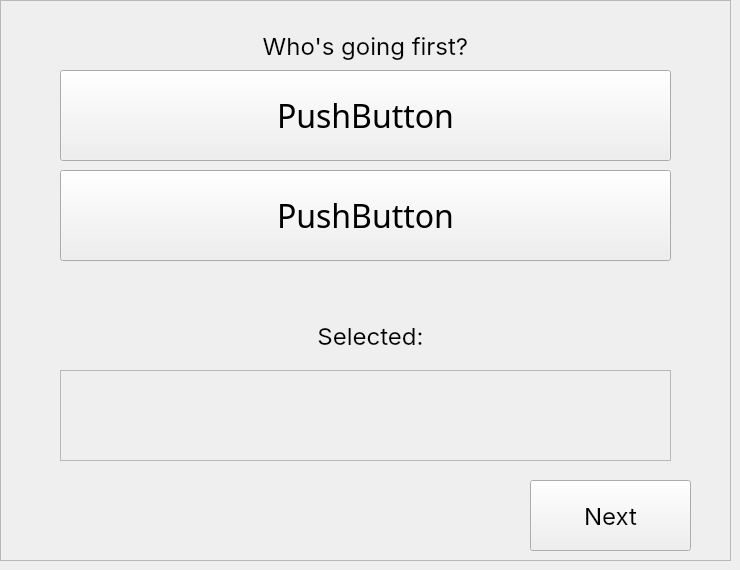
    <widget class="QWidget" name="playerGoFirst">
     <widget class="QFrame" name="goingFirstFrame">
      <property name="geometry">
       <rect>
        <x>0</x>
        <y>0</y>
        <width>731</width>
        <height>561</height>
       </rect>
      </property>
      <property name="styleSheet">
       <string notr="true"/>
      </property>
      <property name="frameShape">
       <enum>QFrame::StyledPanel</enum>
      </property>
      <property name="frameShadow">
       <enum>QFrame::Raised</enum>
      </property>
      <widget class="QPushButton" name="nextButton_3">
       <property name="geometry">
        <rect>
         <x>530</x>
         <y>480</y>
         <width>161</width>
         <height>71</height>
        </rect>
       </property>
       <property name="font">
        <font>
         <family>SF Pro Display</family>
         <pointsize>18</pointsize>
         <weight>50</weight>
         <bold>false</bold>
        </font>
       </property>
       <property name="text">
        <string>Next</string>
       </property>
      </widget>
      <widget class="QLabel" name="firstLabel">
       <property name="geometry">
        <rect>
         <x>60</x>
         <y>20</y>
         <width>611</width>
         <height>51</height>
        </rect>
       </property>
       <property name="font">
        <font>
         <family>SF Pro Display</family>
         <pointsize>18</pointsize>
         <weight>50</weight>
         <bold>false</bold>
        </font>
       </property>
       <property name="text">
        <string>Who's going first?</string>
       </property>
       <property name="alignment">
        <set>Qt::AlignCenter</set>
       </property>
      </widget>
      <widget class="QPushButton" name="name1Button">
       <property name="geometry">
        <rect>
         <x>60</x>
         <y>70</y>
         <width>611</width>
         <height>91</height>
        </rect>
       </property>
       <property name="font">
        <font>
         <family>All Round Gothic</family>
         <pointsize>24</pointsize>
         <weight>50</weight>
         <bold>false</bold>
        </font>
       </property>
       <property name="text">
        <string>PushButton</string>
       </property>
      </widget>
      <widget class="QPushButton" name="name2Button">
       <property name="geometry">
        <rect>
         <x>60</x>
         <y>170</y>
         <width>611</width>
         <height>91</height>
        </rect>
       </property>
       <property name="font">
        <font>
         <family>All Round Gothic</family>
         <pointsize>24</pointsize>
         <weight>50</weight>
         <bold>false</bold>
        </font>
       </property>
       <property name="text">
        <string>PushButton</string>
       </property>
      </widget>
      <widget class="QLabel" name="currentPickFirst">
       <property name="geometry">
        <rect>
         <x>60</x>
         <y>370</y>
         <width>611</width>
         <height>91</height>
        </rect>
       </property>
       <property name="font">
        <font>
         <family>All Round Gothic</family>
         <pointsize>24</pointsize>
         <weight>50</weight>
         <bold>false</bold>
        </font>
       </property>
       <property name="frameShape">
        <enum>QFrame::StyledPanel</enum>
       </property>
       <property name="text">
        <string/>
       </property>
       <property name="alignment">
        <set>Qt::AlignCenter</set>
       </property>
      </widget>
      <widget class="QLabel" name="selectedLabel">
       <property name="geometry">
        <rect>
         <x>70</x>
         <y>300</y>
         <width>601</width>
         <height>71</height>
        </rect>
       </property>
       <property name="font">
        <font>
         <family>SF Pro Display</family>
         <pointsize>18</pointsize>
         <weight>50</weight>
         <bold>false</bold>
        </font>
       </property>
       <property name="text">
        <string>Selected:</string>
       </property>
       <property name="alignment">
        <set>Qt::AlignCenter</set>
       </property>
      </widget>
     </widget>
    </widget>
